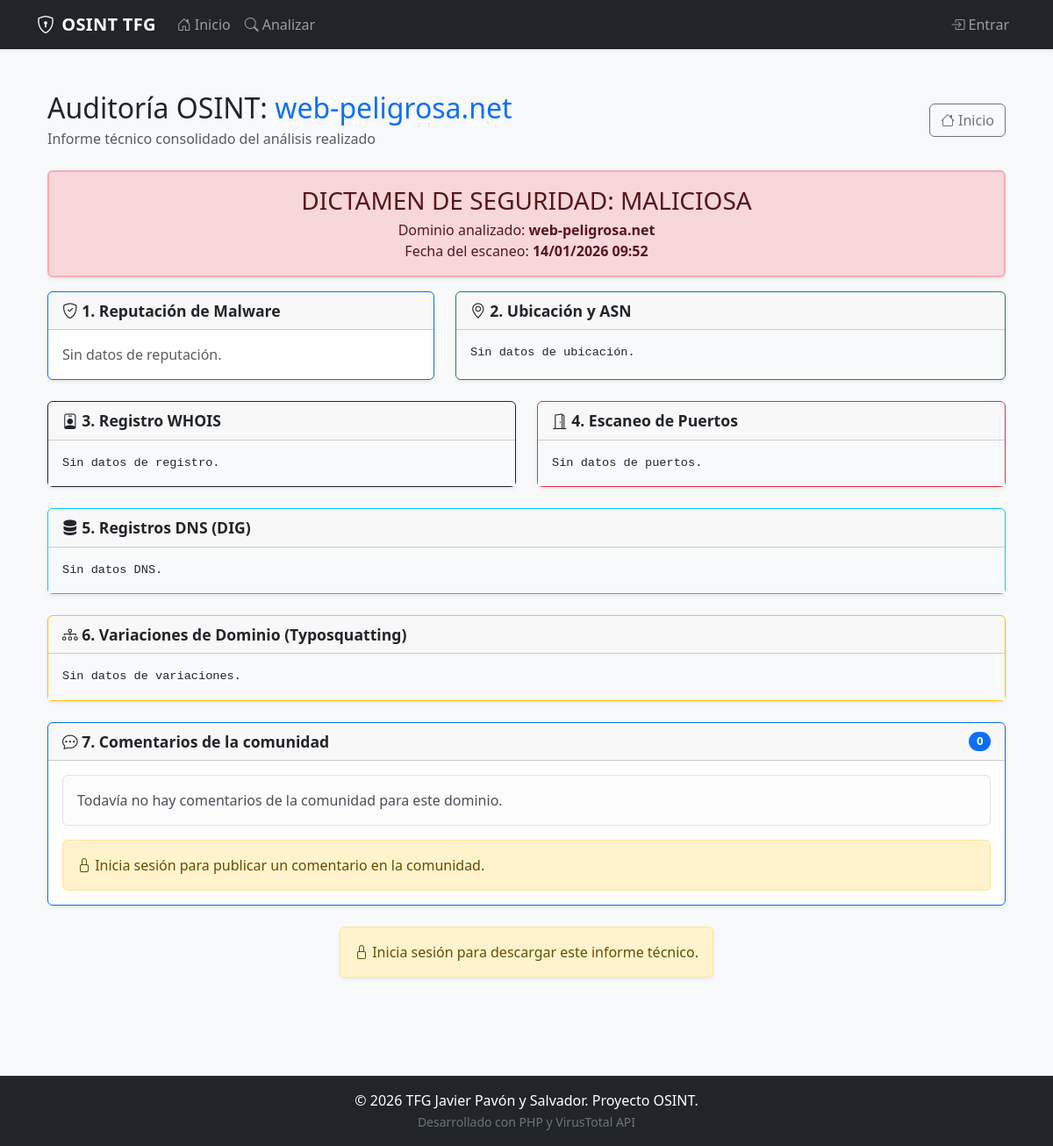
The page /resultados/ver_resultado.php?id=2 on the database as committed earlier.
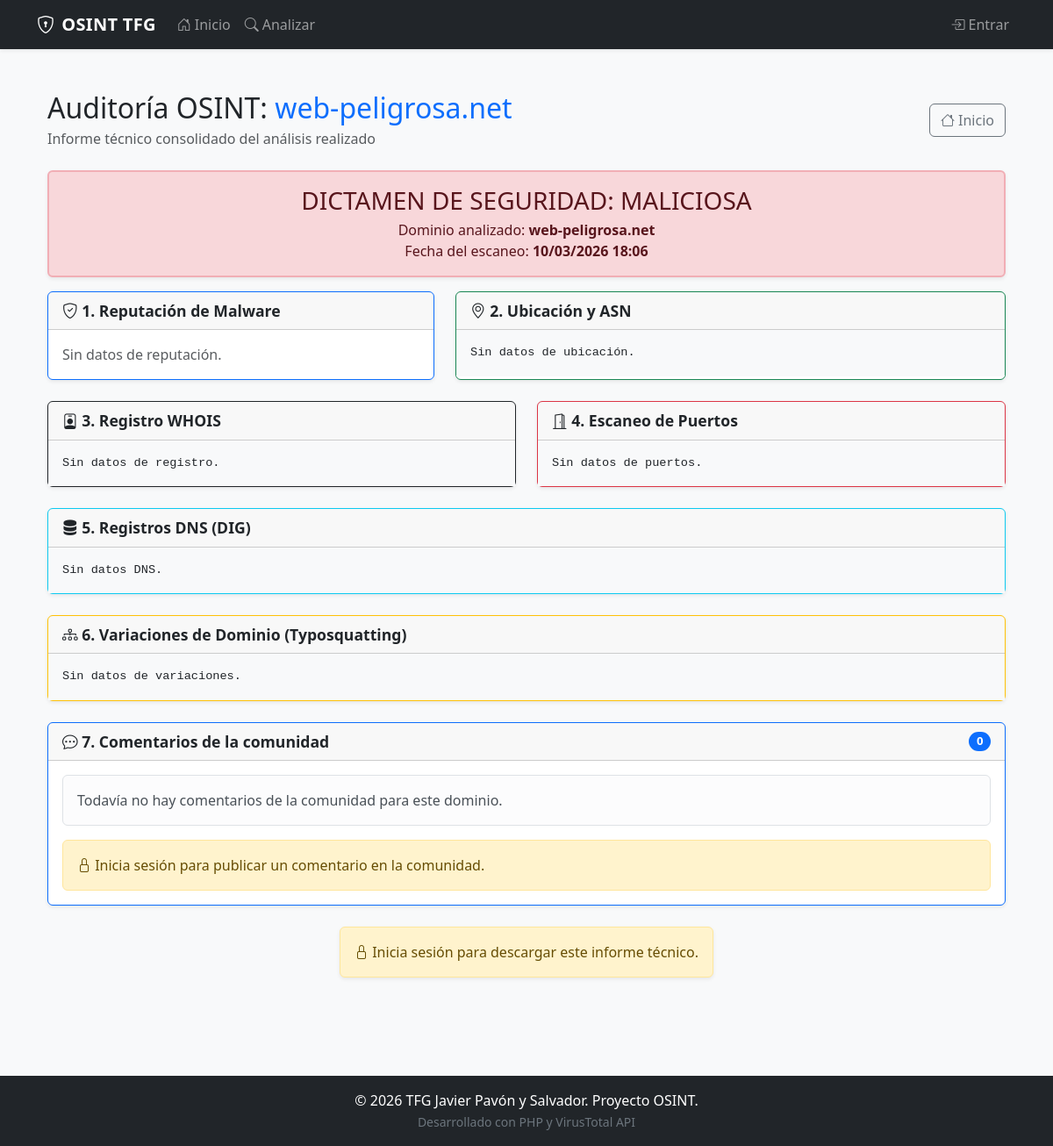
The same page on the database as committed later.
### tables this page shows
CREATE TABLE `historial_dominios` (
  `id` int(11) NOT NULL,
  `id_usuario` int(11) DEFAULT NULL,
  `dominio` varchar(255) NOT NULL,
  `estado` enum('segura','maliciosa','sospechosa') DEFAULT 'sospechosa',
  `detalles` text DEFAULT NULL,
  `fecha_escaneo` timestamp NOT NULL DEFAULT current_timestamp()
);

### resultados/ver_resultado.php (the view, shortened to what the changed rows need)
<?php
require_once '../config/conexion.php';
$id_hist = 0;
if (isset($_POST['id'])) {
    $id_hist = (int)$_POST['id'];
} elseif (isset($_POST['id_historial'])) {
    $id_hist = (int)$_POST['id_historial'];
} elseif (isset($_GET['id'])) {
    $id_hist = (int)$_GET['id'];
} elseif (isset($_SESSION['ver_id_reporte'])) {
    $id_hist = (int)$_SESSION['ver_id_reporte'];
}
$sql_info = "SELECT id, id_usuario, dominio, estado, detalles, fecha_escaneo
             FROM historial_dominios
             WHERE id = ?
             LIMIT 1";
$stmt_info = mysqli_prepare($conn, $sql_info);
mysqli_stmt_bind_param($stmt_info, "i", $id_hist);
mysqli_stmt_execute($stmt_info);
$info = mysqli_fetch_assoc(mysqli_stmt_get_result($stmt_info));
require_once '../includes/header.php';
?>
<div class="container mt-4">
    <div class="d-flex justify-content-between align-items-center mb-4 no-print flex-wrap gap-2">
        <div>
            <h2 class="mb-1">
                Auditoría OSINT:
                <span class="text-primary"><?= htmlspecialchars($info['dominio']) ?></span>
            </h2>
        </div>
    </div>
    <?php
    $alertClass = 'alert-success';
    if ($info['estado'] === 'maliciosa') {
        $alertClass = 'alert-danger';
    } elseif ($info['estado'] === 'sospechosa') {
        $alertClass = 'alert-warning';
    }
    ?>
    <div class="alert <?= $alertClass ?> text-center shadow-sm border-2">
        <h3 class="mb-1">DICTAMEN DE SEGURIDAD: <?= strtoupper(htmlspecialchars($info['estado'])) ?></h3>
        <p class="mb-0">
            Dominio analizado: <strong><?= htmlspecialchars($info['dominio']) ?></strong><br>
            Fecha del escaneo: <strong><?= !empty($info['fecha_escaneo']) ? date("d/m/Y H:i", strtotime($info['fecha_escaneo'])) : date("d/m/Y H:i") ?></strong>
        </p>
    </div>
</div>
<?php require_once '../includes/footer.php'; ?>

Rows that differ between the two databases and show on the page:
changed historial_dominios "web-peligrosa.net": fecha_escaneo "14/01/2026 09:52" → "10/03/2026 18:06"
